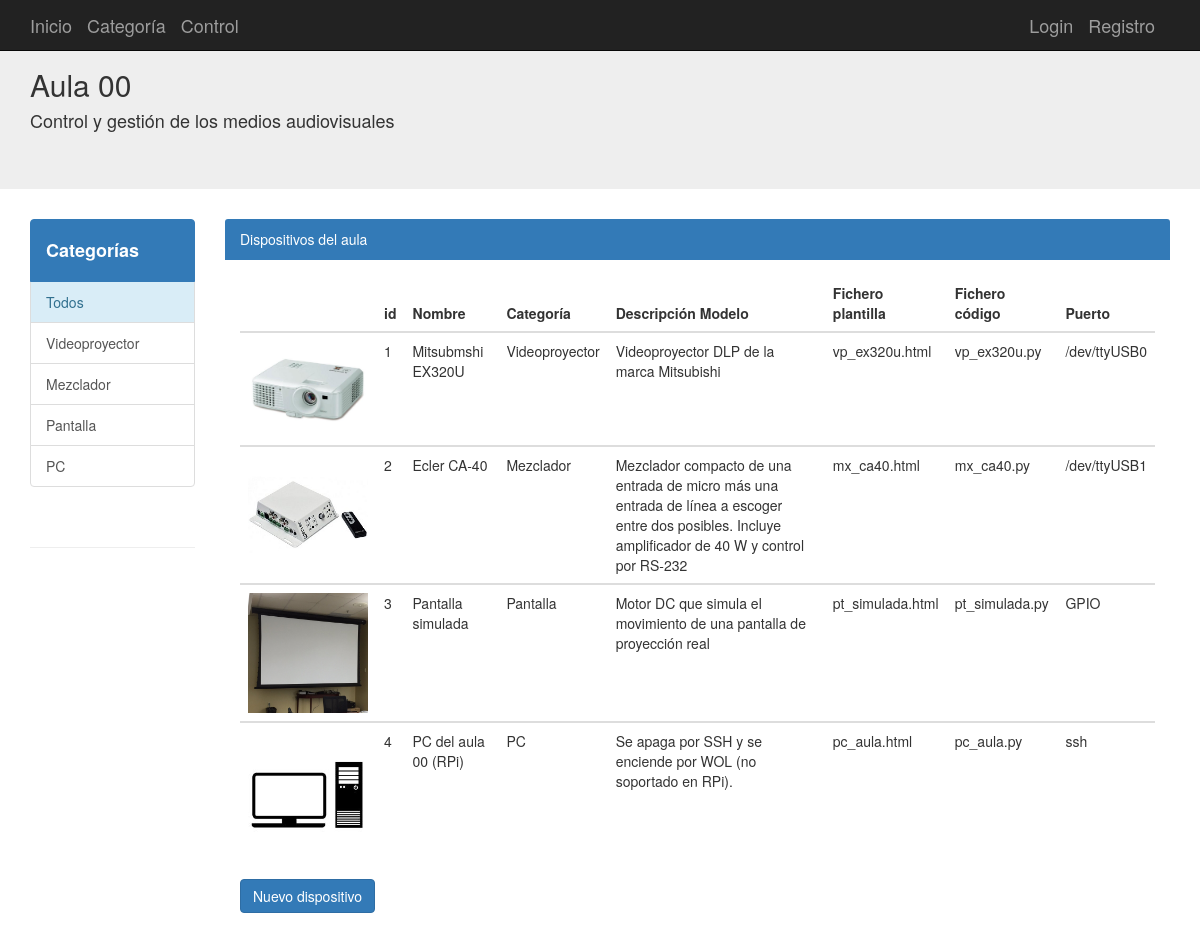
The page / on the database its author committed.
### aplicacion/models.py (models this page shows, shortened)
class Categorias(db.Model):
	__tablename__ = 'categorias'
	id = Column(Integer, primary_key=True)
	nombre = Column(String(100))
	dispositivo = relationship("Dispositivos", cascade="all, delete-orphan", backref="Categorias",lazy='dynamic')

class Dispositivos(db.Model):
	__tablename__ = 'dispositivos'
	id = Column(Integer, primary_key=True)
	nombre = Column(String(100),nullable=False)
	descripcion = Column(String(255))
	imagen = Column(String(255))
	puerto = Column(String(100))
	ip = Column(String(100))
	mac = Column(String(100))
	archivoHTML = Column(String(255))
	archivoPY = Column(String(255))
	CategoriaId=Column(Integer,ForeignKey('categorias.id'), nullable=False)
	categoria = relationship("Categorias", backref="Dispositivos")
	comando = relationship("Comandos", cascade="all, delete-orphan",backref = "Dispositivos",lazy='dynamic')

### aplicacion/app.py (the view)
@app.route('/')
@app.route('/categoria/<id>')
def inicio(id='0'):
	categoria = Categorias.query.get(id)
	categoria_id = categoria.id
	if id=='0':
		dispositivos=Dispositivos.query.all()
	else:
		dispositivos=Dispositivos.query.filter_by(CategoriaId=id)
	categorias=Categorias.query.all()
	pagina = "inicio.html"
	print(pagina, sys.stdout)
	logging.info("/inicio.html Llamada a página principal")
	return render_template(pagina, dispositivos = dispositivos, categorias=categorias,categoria_id=categoria_id)

### aplicacion/templates/inicio.html (shortened to what this page needs)
{% extends "base.html" %}
{% block contenido %}
<div class="col-md-10">
  <div class="panel-primary">
    <div class="panel-heading">Dispositivos del aula
    </div>
      <div class="panel-body">
        <table class="table table-hover">
          <thead class="thead-dark">
            <tr>
              <th></th>
              <th>id</th>
              <th>Nombre </th>
              <th>Categoría</th>
              <th>Descripción Modelo</th>
              <th>Fichero plantilla</th>
              <th>Fichero código</th>
              <th>Puerto</th>
          </thead>
          {% for disp in dispositivos %}
          <tbody>
            <tr>
            {% if disp.imagen %}
              <td><a href="{{url_for('dispositivo',id=disp.id)}}" class="load-device"><img src="{{url_for('static',filename='img/')}}{{disp.imagen}}"/ width="120"></a>
            {% else %}
              <td><a href="{{url_for('dispositivo',id=disp.id)}}" class="load-device"><img src="{{url_for('static',filename='img/not-found.png')}}" width="120" /></a>
            {% endif %}
              <td>{{disp.id}}</td>
              <td>{{disp.nombre}}</td>
              <td>{{disp.categoria.nombre}}</td>
              <td>{{disp.descripcion}}</td>
              <td>{{disp.archivoHTML}}</td>
              <td>{{disp.archivoPY}}</td>
              <td>{{disp.puerto}}</td>
            </tr>
            {% endfor %}
          </tbody>
        </table>
        <div class="list-group">
          <a class="btn btn-primary" href="{{url_for('dispositivo_new')}}" >Nuevo dispositivo</a>
        </div>
      </div>
    </div>
  </div>
{% endblock %}

### aplicacion/templates/base.html (shortened to what this page needs)
{% extends "bootstrap/base.html" %}
{% block navbar %}
<link rel="stylesheet" href="/static/css/style.css">
<nav class="navbar navbar-inverse navbar-fixed-top">
      <div class="container">
        <div class="navbar-header">
          <a class="navbar-brand" href="/">Inicio</a>
          <a class="navbar-brand" href="{{url_for('categorias')}}">Categoría</a>
          <a class="navbar-brand" href="{{url_for('botonera')}}">Control</a>
        </div>
        <div id="navbar" class="navbar-collapse collapse navbar-right">
          {% if current_user.is_authenticated %}
          <a class="navbar-brand " href="/perfil/{{current_user.username}}"> Perfil</a>
          <a class="navbar-brand " href="/logout"> {{current_user.username}} (Salir)</a>
          {% else %}
          <a class="navbar-brand " href="/login">Login</a>
          <a class="navbar-brand " href="/registro">Registro</a>
          {% endif %}
        </div>
      </div>
    </nav>
    <div class="jumbotron">
      <div class="container">
        <h2>Aula 00</h2>
        <h4>Control y gestión de los medios audiovisuales</h4>
      </div>
    </div>
{% endblock %}
{% block content %}
<div class="container-fluid">
  <div class="row">
    <div class="container">
      <div class="row">
          <div class="col-md-2 offset-md-2">
            <div class="list-group">
              <a class="list-group-item active" href="{{url_for('categorias')}}"><h4><strong>Categorías</strong></h4></a>
              {% for cat in categorias %}
              {% if categoria_id==cat.id%}
              <a class="list-group-item list-group-item-info" href="{{url_for('inicio',id=cat.id)}}">{{cat.nombre}}</a>
              {% else %}
              <a class="list-group-item" href="{{url_for('inicio',id=cat.id)}}">{{cat.nombre}}</a>
              {% endif%}
              {% endfor %}
            </div>
            <br>
            <hr>
          </div>
        {% block contenido %}{% endblock %}
      </div>
    </div>
  </div>
</div>
{% endblock %}

### rows shown on the page
Categorias: nombre "Todos"
Categorias: nombre "Videoproyector"
Categorias: nombre "Mezclador"
Categorias: nombre "Pantalla"
Categorias: nombre "PC"
Dispositivos: imagen (picture), id "1", nombre "Mitsubmshi EX320U", categoria.nombre "Videoproyector", descripcion "Videoproyector DLP de la marca Mitsubishi", archivoHTML "vp_ex320u.html", archivoPY "vp_ex320u.py", puerto "/dev/ttyUSB0"
Dispositivos: imagen (picture), id "2", nombre "Ecler CA-40", categoria.nombre "Mezclador", descripcion "Mezclador compacto de una entrada de micro más una entrada de línea a escoger entre dos posibles. Incluye amplificador de 40 W y control por RS-232", archivoHTML "mx_ca40.html", archivoPY "mx_ca40.py", puerto "/dev/ttyUSB1"
Dispositivos: imagen (picture), id "3", nombre "Pantalla simulada", categoria.nombre "Pantalla", descripcion "Motor DC que simula el movimiento de una pantalla de proyección real", archivoHTML "pt_simulada.html", archivoPY "pt_simulada.py", puerto "GPIO"
Dispositivos: imagen (picture), id "4", nombre "PC del aula 00 (RPi)", categoria.nombre "PC", descripcion "Se apaga por SSH y se enciende por WOL (no soportado en RPi).", archivoHTML "pc_aula.html", archivoPY "pc_aula.py", puerto "ssh"
